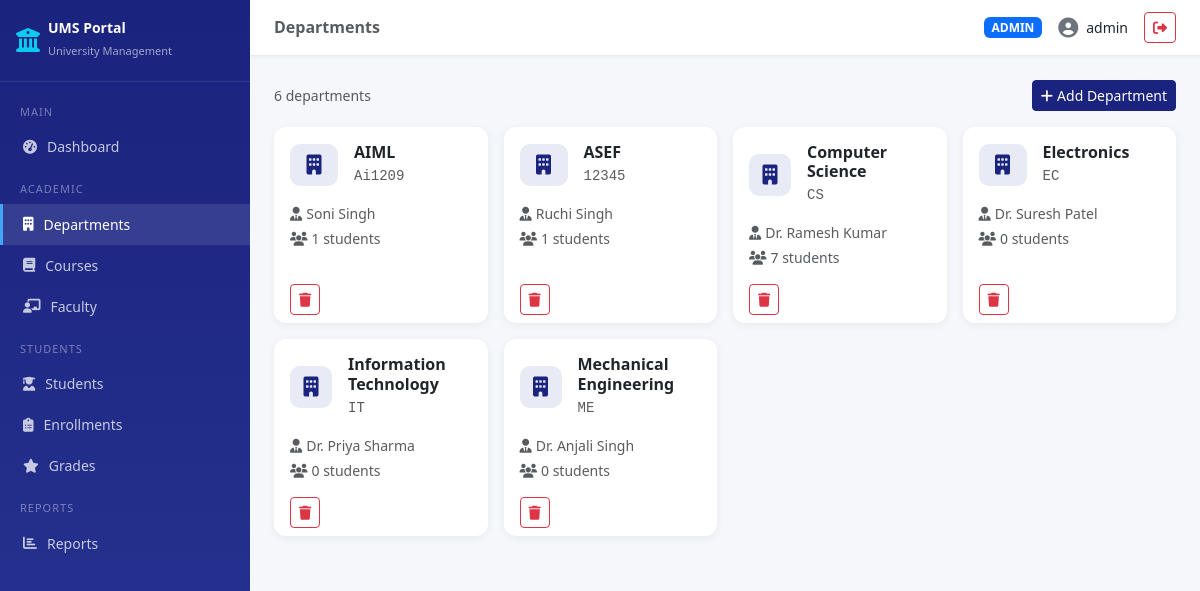
The page /departments (signed in) on the database its author committed.
### tables this page shows
CREATE TABLE departments (
                    dept_id    INTEGER PRIMARY KEY AUTOINCREMENT,
                    dept_name  TEXT NOT NULL UNIQUE,
                    dept_code  TEXT NOT NULL UNIQUE,
                    hod_name   TEXT,
                    created_at TEXT DEFAULT (datetime('now'))
                );

### app.py (the view)
@app.route('/departments')
@login_required()
def departments():
    depts = db.fetch_all("""
        SELECT d.*, COUNT(s.student_id) as student_count
        FROM departments d
        LEFT JOIN students s ON d.dept_id=s.dept_id
        GROUP BY d.dept_id ORDER BY d.dept_name
    """)
    return render_template('departments.html', departments=depts)

### app.py (called while the page is built)
def login_required(role=None):
    def decorator(f):
        @wraps(f)
        def wrapper(*args, **kwargs):
            if 'user_id' not in session:
                flash('Please login first!', 'warning')
                return redirect(url_for('login'))
            if role and session.get('role') != role and session.get('role') != 'admin':
                flash('Access denied!', 'danger')
                return redirect(url_for('dashboard'))
            return f(*args, **kwargs)
        return wrapper
    return decorator

    def get_connection(self):
        conn = sqlite3.connect(self.db_path)
        conn.row_factory = sqlite3.Row
        conn.execute("PRAGMA foreign_keys = ON")
        return conn

    def fetch_all(self, query, params=()):
        conn = self.get_connection()
        try:
            cur = conn.execute(query, params)
            return [dict(row) for row in cur.fetchall()]
        except sqlite3.Error as e:
            raise Exception(f"Fetch error: {e}")
        finally:
            conn.close()

### templates/departments.html (shortened to what this page needs)
{% extends "base.html" %}
{% block page_title %}Departments{% endblock %}
{% block content %}
<div class="d-flex justify-content-between align-items-center mb-3">
    <span class="text-muted small">{{ departments|length }} departments</span>
    {% if session.role == 'admin' %}
    <a href="{{ url_for('add_department') }}" class="btn btn-primary btn-sm">
        <i class="fas fa-plus me-1"></i>Add Department
    </a>
    {% endif %}
</div>
<div class="row g-3">
    {% for d in departments %}
    <div class="col-md-4 col-lg-3">
        <div class="card h-100">
            <div class="card-body">
                <div class="d-flex align-items-center gap-3 mb-3">
                    <div class="stat-icon" style="background:#e8eaf6; min-width:42px; height:42px;">
                        <i class="fas fa-building" style="color:#1a237e;"></i>
                    </div>
                    <div>
                        <h6 class="mb-0 fw-bold">{{ d.dept_name }}</h6>
                        <code class="small text-muted">{{ d.dept_code }}</code>
                    </div>
                </div>
                <p class="text-muted small mb-1"><i class="fas fa-user-tie me-1"></i>{{ d.hod_name or 'Not assigned' }}</p>
                <p class="text-muted small mb-0"><i class="fas fa-users me-1"></i>{{ d.student_count }} students</p>
            </div>
            {% if session.role == 'admin' %}
            <div class="card-footer bg-transparent border-top-0 pt-0">
                <a href="{{ url_for('delete_department', dept_id=d.dept_id) }}"
                   class="btn btn-outline-danger btn-sm"
                   onclick="return confirm('Delete this department?')">
                    <i class="fas fa-trash"></i>
                </a>
            </div>
            {% endif %}
        </div>
    </div>
    {% else %}
    <div class="col-12 text-center text-muted py-5">No departments added yet.</div>
    {% endfor %}
</div>
{% endblock %}

### templates/base.html (style rules this page uses)
:root { --primary: #1a237e; --secondary: #283593; --accent: #42a5f5; --sidebar-width: 250px; }
body { background: #f5f7fb; font-family: 'Segoe UI', sans-serif; }
.stat-icon { width: 48px; height: 48px; border-radius: 10px; display: flex; align-items: center; justify-content: center; font-size: 20px; }
.card { border: none; border-radius: 12px; box-shadow: 0 2px 8px rgba(0,0,0,.06); }
.btn-primary { background: var(--primary); border-color: var(--primary); }

### rows shown on the page
departments: dept_name "AIML", dept_code "Ai1209", hod_name "Soni Singh", student_count "1"
departments: dept_name "ASEF", dept_code "12345", hod_name "Ruchi Singh", student_count "1"
departments: dept_name "Computer Science", dept_code "CS", hod_name "Dr. Ramesh Kumar", student_count "7"
departments: dept_name "Electronics", dept_code "EC", hod_name "Dr. Suresh Patel", student_count "0"
departments: dept_name "Information Technology", dept_code "IT", hod_name "Dr. Priya Sharma", student_count "0"
departments: dept_name "Mechanical Engineering", dept_code "ME", hod_name "Dr. Anjali Singh", student_count "0"

### other values the page prints
{{ session.get('role', '') | upper }} "ADMIN"
{{ session.get('username', '') }} "admin"
{{ departments|length }} "6"
